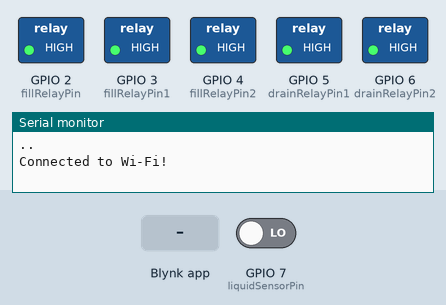
Simulated run of this sketch. Board: ESP32-S3. On the bench: switched loads named in the sketch (green lamp = pin HIGH), the last lines printed to the serial monitor. The inputs (shaded band) are chosen by the test bench; at power-on: GPIO 7 (liquidSensorPin) LOW. WiFi joins after 1.5 s; servers stay silent unless stated.

Above: at 3.5 s.
3.6 s: Blynk app writes 1 to V1
At 4.5 s:
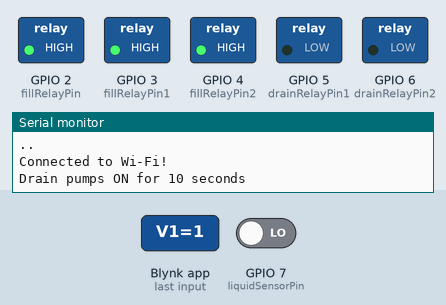
5.1 s: Blynk app writes 1 to V0
At 6.0 s:
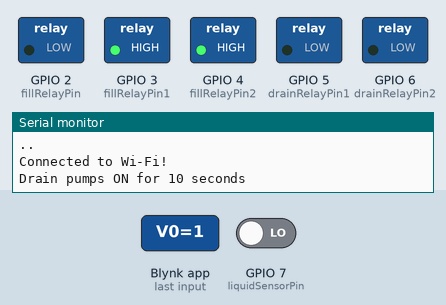
6.6 s: GPIO 7 (liquidSensorPin) driven HIGH
At 7.5 s:
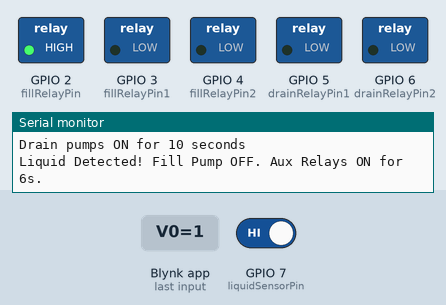
Timing chart, 0 to 14.1 s (numbered marks = the images above; inputs shaded):
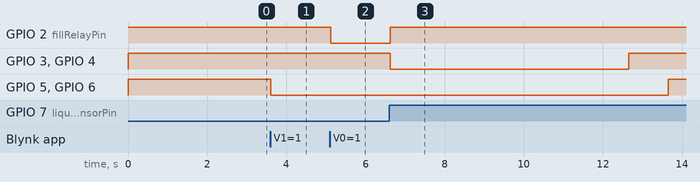

The sketch:

AquaEd_NBS.ino
```cpp
#define BLYNK_PRINT Serial
#include <WiFi.h>
#define BLYNK_TEMPLATE_ID "TMPL5M-ZwX-Z1"
#define BLYNK_TEMPLATE_NAME "AquaEdNBS"
#define BLYNK_AUTH_TOKEN "PnP2ZLCNgfOy7Xsd6Yit9PqDGmvktB1U"
#include <BlynkSimpleWifi.h>

char auth[] = BLYNK_AUTH_TOKEN;
const char* ssid = "Ayo_EXT";
const char* password = "Capsam2005.";

const int liquidSensorPin = 7;

// Fill pump relays
const int fillRelayPin = 2;   // Main fill pump
const int fillRelayPin1 = 3;  // Auxiliary fill pump 1
const int fillRelayPin2 = 4;  // Auxiliary fill pump 2

// Drain pump relays
const int drainRelayPin1 = 5;
const int drainRelayPin2 = 6;

int fillPumpState = LOW;

// Non-blocking timers
bool fillRelaysActive = false;
unsigned long fillRelaysStartTime = 0;

bool drainRelaysActive = false;
unsigned long drainRelaysStartTime = 0;

void updateFillPumpState() {
  int liquidStatus = digitalRead(liquidSensorPin);

  if (liquidStatus == HIGH && fillPumpState == HIGH) {
    // Liquid detected, turn off main fill pump and activate auxiliary relays
    fillPumpState = LOW;
    digitalWrite(fillRelayPin, HIGH);     // OFF (active LOW logic)
    Blynk.virtualWrite(V0, 0);
    Blynk.virtualWrite(V2, HIGH);
    Serial.println("Liquid Detected! Fill Pump OFF. Aux Relays ON for 6s.");

    digitalWrite(fillRelayPin1, LOW);     // ON
    digitalWrite(fillRelayPin2, LOW);     // ON
    Blynk.virtualWrite(V3, 255);          // Turn ON virtual LED for aux pumps

    fillRelaysActive = true;
    fillRelaysStartTime = millis();
  } else if (liquidStatus != HIGH) {
    // No liquid, allow control via Blynk
    Blynk.virtualWrite(V2, 0);
    digitalWrite(fillRelayPin, fillPumpState == HIGH ? LOW : HIGH);
  }
}

// Blynk switch to control fill pump (V0)
BLYNK_WRITE(V0) {
  fillPumpState = param.asInt();
  updateFillPumpState();
}

// Blynk switch to control drain pumps (V1)
BLYNK_WRITE(V1) {
  int drainCommand = param.asInt();
  if (drainCommand == 1 && !drainRelaysActive) {
    digitalWrite(drainRelayPin1, LOW);  // ON
    digitalWrite(drainRelayPin2, LOW);  // ON
    Serial.println("Drain pumps ON for 10 seconds");

    drainRelaysActive = true;
    drainRelaysStartTime = millis();
  }
}

void setup() {
  Serial.begin(115200);

  // Pin setup
  pinMode(liquidSensorPin, INPUT);
  pinMode(fillRelayPin, OUTPUT);
  pinMode(fillRelayPin1, OUTPUT);
  pinMode(fillRelayPin2, OUTPUT);
  pinMode(drainRelayPin1, OUTPUT);
  pinMode(drainRelayPin2, OUTPUT);

  // All relays OFF initially (active LOW)
  digitalWrite(fillRelayPin, HIGH);
  digitalWrite(fillRelayPin1, HIGH);
  digitalWrite(fillRelayPin2, HIGH);
  digitalWrite(drainRelayPin1, HIGH);
  digitalWrite(drainRelayPin2, HIGH);

  WiFi.begin(ssid, password);
  while (WiFi.status() != WL_CONNECTED) {
    delay(1000);
    Serial.print(".");
  }
  Serial.println("\nConnected to Wi-Fi!");

  Blynk.begin(auth, ssid, password);
}

void loop() {
  Blynk.run();
  updateFillPumpState();

  // Turn off fill auxiliary relays after 6 seconds
  if (fillRelaysActive && millis() - fillRelaysStartTime >= 6000) {
    digitalWrite(fillRelayPin1, HIGH);
    digitalWrite(fillRelayPin2, HIGH);
    Blynk.virtualWrite(V3, 0);  // Turn OFF virtual LED for aux pumps
    fillRelaysActive = false;
    Serial.println("Fill auxiliary relays OFF after 6 seconds");
  }

  // Turn off drain relays after 10 seconds
  if (drainRelaysActive && millis() - drainRelaysStartTime >= 10000) {
    digitalWrite(drainRelayPin1, HIGH);
    digitalWrite(drainRelayPin2, HIGH);
    drainRelaysActive = false;
    Blynk.virtualWrite(V1, 0);  // Reset Blynk switch
    Serial.println("Drain pumps OFF after 10 seconds");
  }

  delay(100);  // Optional delay
}
```

Measured:
- after the input at 3.6 s, GPIO 5 (drainRelayPin1), GPIO 6 (drainRelayPin2): HIGH → LOW at once
- after the input at 5.1 s, GPIO 2 (fillRelayPin): HIGH → LOW at once
- after the input at 6.6 s, GPIO 2 (fillRelayPin): LOW → HIGH at once; GPIO 3 (fillRelayPin1), GPIO 4 (fillRelayPin2): HIGH → LOW at once, → HIGH 6.0 s later
